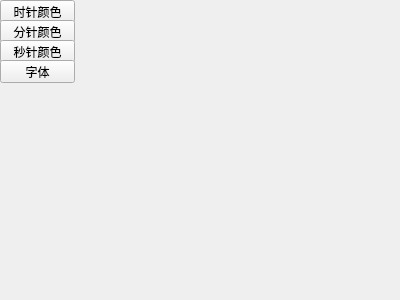
<?xml version="1.0" encoding="UTF-8"?>
<ui version="4.0">
 <class>Widget</class>
 <widget class="QWidget" name="Widget">
  <property name="geometry">
   <rect>
    <x>0</x>
    <y>0</y>
    <width>400</width>
    <height>300</height>
   </rect>
  </property>
  <property name="windowTitle">
   <string>Widget</string>
  </property>
  <widget class="QPushButton" name="pushButton">
   <property name="geometry">
    <rect>
     <x>0</x>
     <y>0</y>
     <width>75</width>
     <height>23</height>
    </rect>
   </property>
   <property name="text">
    <string>时针颜色</string>
   </property>
  </widget>
  <widget class="QPushButton" name="pushButton_2">
   <property name="geometry">
    <rect>
     <x>0</x>
     <y>20</y>
     <width>75</width>
     <height>23</height>
    </rect>
   </property>
   <property name="text">
    <string>分针颜色</string>
   </property>
  </widget>
  <widget class="QPushButton" name="pushButton_3">
   <property name="geometry">
    <rect>
     <x>0</x>
     <y>40</y>
     <width>75</width>
     <height>23</height>
    </rect>
   </property>
   <property name="text">
    <string>秒针颜色</string>
   </property>
  </widget>
  <widget class="QPushButton" name="pushButton_4">
   <property name="geometry">
    <rect>
     <x>0</x>
     <y>60</y>
     <width>75</width>
     <height>23</height>
    </rect>
   </property>
   <property name="text">
    <string>字体</string>
   </property>
  </widget>
 </widget>
 <layoutdefault spacing="6" margin="11"/>
 <resources/>
 <connections/>
</ui>
